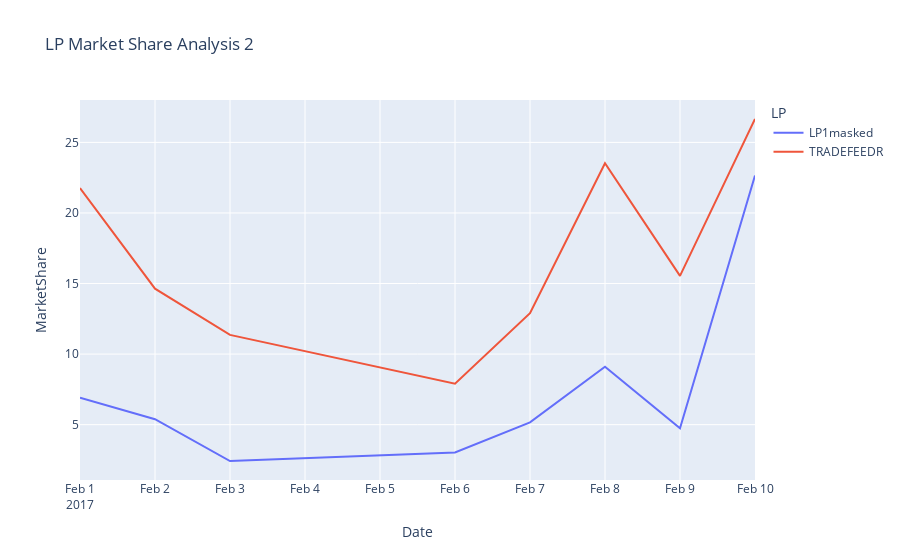

Notebook source saved alongside this figure:
### Code cell
fig = px.line(df, y="MarketShare", title = "LP Market Share Analysis 2", color = "LP")
fig

### Figure 1 — Plotly figure (JSON) as saved in the notebook; plotly's stock layout.template omitted (floating-point values rounded to 4 significant figures)
{"data": [{"hovertemplate": "LP=LP1masked<br>Date=%{x}<br>MarketShare=%{y}<extra></extra>", "legendgroup": "LP1masked", "line": {"color": "#636efa", "dash": "solid"}, "marker": {"symbol": "circle"}, "mode": "lines", "name": "LP1masked", "orientation": "v", "showlegend": true, "type": "scatter", "x": ["2017-02-01", "2017-02-02", "2017-02-03", "2017-02-06", "2017-02-07", "2017-02-08", "2017-02-09", "2017-02-10"], "xaxis": "x", "y": [6.905, 5.387, 2.425, 3.033, 5.166, 9.103, 4.741, 22.66], "yaxis": "y"}, {"hovertemplate": "LP=TRADEFEEDR<br>Date=%{x}<br>MarketShare=%{y}<extra></extra>", "legendgroup": "TRADEFEEDR", "line": {"color": "#EF553B", "dash": "solid"}, "marker": {"symbol": "circle"}, "mode": "lines", "name": "TRADEFEEDR", "orientation": "v", "showlegend": true, "type": "scatter", "x": ["2017-02-01", "2017-02-02", "2017-02-03", "2017-02-06", "2017-02-07", "2017-02-08", "2017-02-09", "2017-02-10"], "xaxis": "x", "y": [21.76, 14.63, 11.36, 7.907, 12.89, 23.52, 15.54, 26.66], "yaxis": "y"}], "layout": {"autosize": true, "legend": {"title": {"text": "LP"}, "tracegroupgap": 0}, "title": {"text": "LP Market Share Analysis 2"}, "xaxis": {"anchor": "y", "autorange": true, "domain": [0, 1], "range": ["2017-02-01", "2017-02-10"], "title": {"text": "Date"}, "type": "date"}, "yaxis": {"anchor": "x", "autorange": true, "domain": [0, 1], "range": [1.079, 28.0], "title": {"text": "MarketShare"}, "type": "linear"}}}
